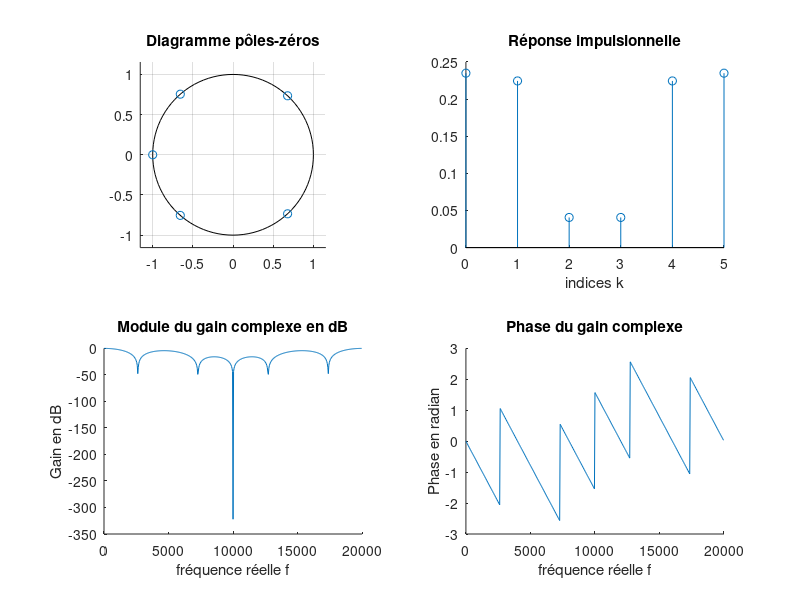
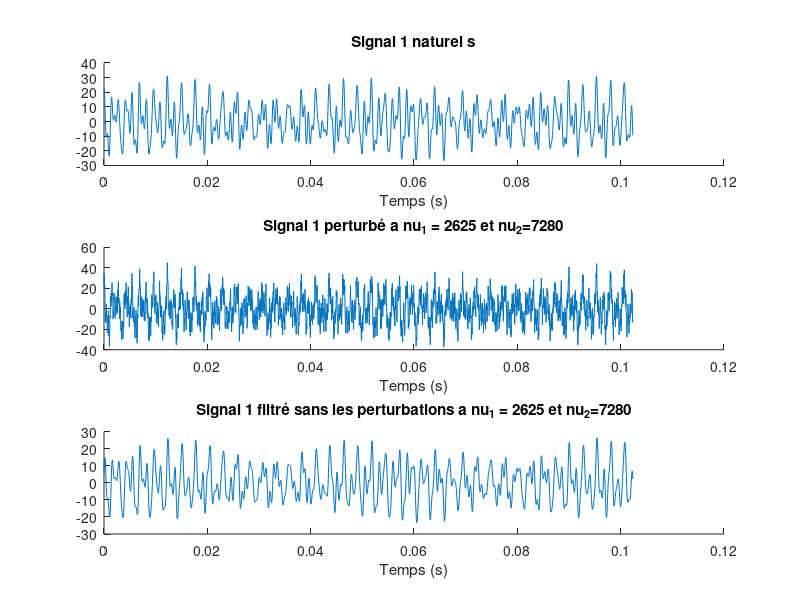
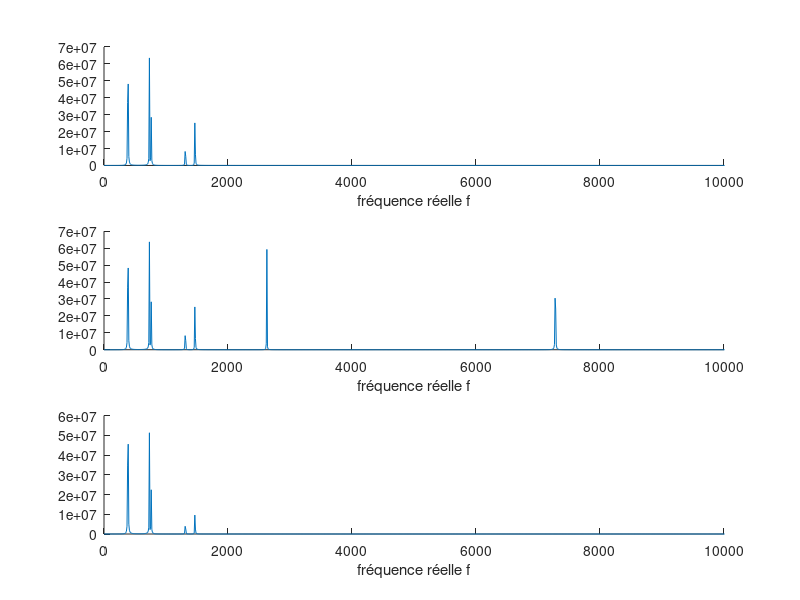

Source code (MATLAB) for these figures, in order:
clear variable;
close all;

i = complex(0,1);
%% Question 1 
% On souhaite calculer a partir des fréquences à eliminer les zéros du
% filtre
%Voir préparation 
nu_e = 20000;
%Fréquences à eliminer :

nu_1 = 2625;
nu_2 = 7280;
nu_3 = 10000;

%Leur fréquence réduite :
f_1 = nu_1/nu_e;
f_2 = nu_2/nu_e;
f_3 = nu_3/nu_e;

% On sait que z_i = exp(2*li*pi*f_i)

z_1 = exp(2*i*pi*f_1);
z_2 = exp(2*i*pi*f_2);
z_3 = exp(2*i*pi*f_3);
z_1_conj = conj(z_1);
z_2_conj = conj(z_2);
z_3_conj = conj(z_3);

%% Question 2

b_l = poly([z_1 z_2 z_3 z_1_conj z_2_conj]); %On retire les coeffs du polynome en donnant les racines

%% Queston 3

% On calcul le gain complexe G du filtre.
% On évalue la fonction en z = 1:
b_l = b_l/sum(b_l); % On somme les elements de la matrice , voir préparation et cours pour la formule de H en fonction de b_l pour les RIF
%Voir rapport
% On a également la somme des a_l qui vaut 1  car nous somme sur un RIF.

a_k = [1 0 0 0 0 0 0];
[G,w] = freqz(b_l,a_k,512);

%% Question 4

% On construit notre polynome pour la méthode roots on donne donc juste les
% coefficients


figure(1);
subplot(2,2,1);hold on;
title('Diagramme pôles-zéros')

zplane(roots(b_l))

subplot(2,2,2);hold on;
title('Réponse impulsionnelle')
stem(0:1:5,b_l)
xlabel('indices k')


subplot (2,2,3);hold on;
title('Module du gain complexe en dB')
f = nu_e*w/(2*pi); % Fréquence réelle
plot(f,20*log10(abs(G)))
xlabel('fréquence réelle f')
ylabel('Gain en dB')

subplot (2,2,4); hold on;
title('Phase du gain complexe')

plot(f,unwrap(angle(G))) % unwrap corrige les discontinuité supérieur a pi or on n'en a pas.
xlabel('fréquence réelle f')
ylabel('Phase en radian')



%% 2.3 Application du filtrage

load signal1.mat % rend notre signal disponible dans une variable s et t 
% ce signal est échantillionner a 20 k Hz
%% Question 1

nu_1 = 2625;
nu_2 = 7280;
sin1 = 8*sin(2*pi*nu_1*t);
sin2 = 8*sin(2*pi*nu_2*t);
signal_brouille = s + sin1 + sin2;

%filtrage du signal

signal_filtre = filter(b_l,a_k,signal_brouille);




%Trace des courbes

figure(2);
subplot(311); hold on;
title('Signal 1 naturel s')
plot(t,s);
xlabel('Temps (s)')

subplot(312); hold on;
plot(t,signal_brouille)
title('Signal 1 perturbé a nu_1 = 2625 et nu_2=7280')
xlabel('Temps (s)')

subplot(313); hold on;
title('Signal 1 filtré sans les perturbations a nu_1 = 2625 et nu_2=7280')
plot(t,signal_filtre)
xlabel('Temps (s)')

d_s = abs(fft(s)).^2;
d_signal_brouille = abs(fft(signal_brouille)).^2;
d_Signal_filtre = abs(fft(signal_filtre)).^2;

figure(3);
subplot(311); hold on
plot(0:nu_e/2048:nu_e-nu_e/2048,d_s);
xlim([0 10000])
xlabel('fréquence réelle f')

subplot(312); hold on
plot(0:nu_e/2048:nu_e-nu_e/2048,d_signal_brouille)
xlim([0 10000])
xlabel('fréquence réelle f')

subplot(313); hold on
plot(0:nu_e/2048:nu_e-nu_e/2048,d_Signal_filtre)
xlim([0 10000])
xlabel('fréquence réelle f')













